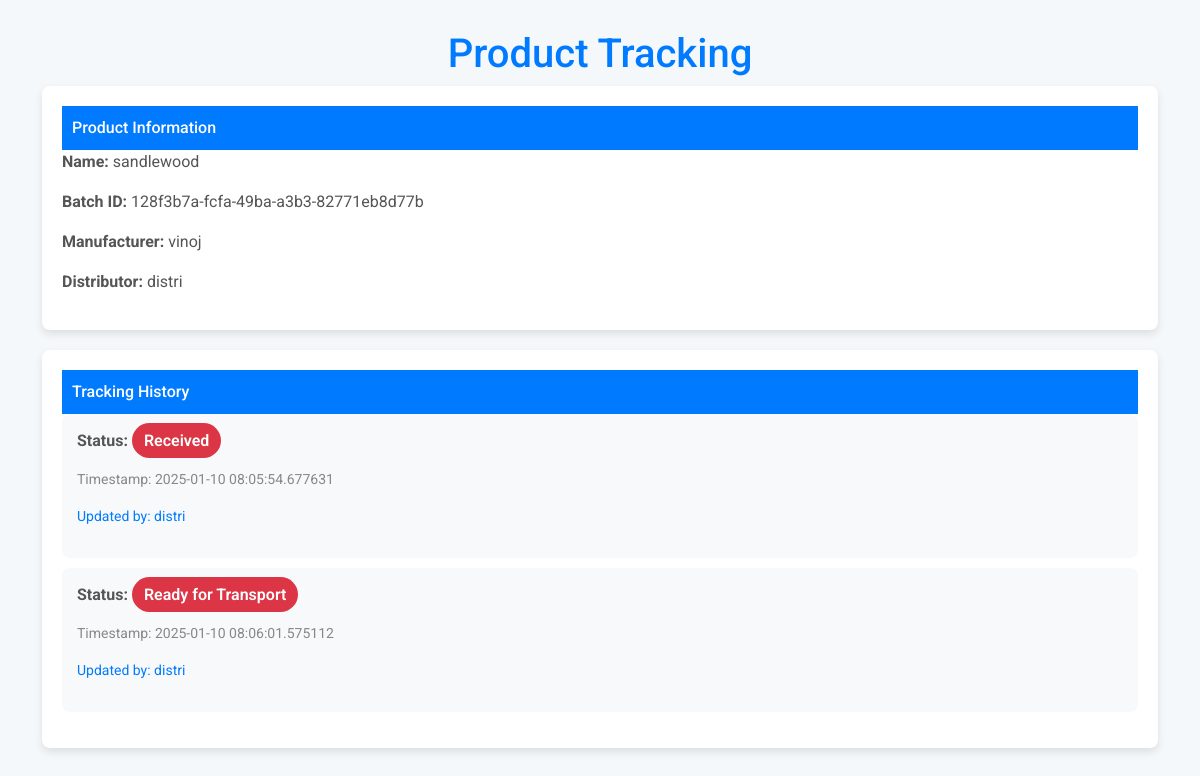
/track/128f3b7a-fcfa-49ba-a3b3-82771eb8d77b, run on the app's committed database.
### app.py (models this page shows)
class Product(db.Model):
    id = db.Column(db.Integer, primary_key=True)
    name = db.Column(db.String(100), nullable=False)
    batch_id = db.Column(db.String(50), unique=True, nullable=False)
    qr_code_path = db.Column(db.String(200), nullable=False)
    manufacturer_id = db.Column(db.Integer, db.ForeignKey('user.id'), nullable=False)
    created_at = db.Column(db.DateTime, default=datetime.utcnow)
    history = db.relationship('TrackingHistory', backref='product', lazy=True)

class User(db.Model, UserMixin):
    id = db.Column(db.Integer, primary_key=True)
    username = db.Column(db.String(80), unique=True, nullable=False)
    email = db.Column(db.String(120), unique=True, nullable=False)
    password = db.Column(db.String(200), nullable=False)
    role = db.Column(db.String(20), nullable=False)  # manufacturer, distributor, pharmacy

class TrackingHistory(db.Model):
    id = db.Column(db.Integer, primary_key=True)
    product_id = db.Column(db.Integer, db.ForeignKey('product.id'), nullable=False)
    status = db.Column(db.String(100), nullable=False)
    timestamp = db.Column(db.DateTime, default=datetime.utcnow)
    updated_by = db.Column(db.Integer, db.ForeignKey('user.id'))  # Admin who updated this

### app.py (the view)
@app.route('/track/<batch_id>')
def track_product(batch_id):
    product = Product.query.filter_by(batch_id=batch_id).first_or_404()
    manufacturer = User.query.get(product.manufacturer_id)
    distributor = User.query.filter_by(role='distributor').first()  # Assuming there's one distributor, adjust as needed
    history = TrackingHistory.query.filter_by(product_id=product.id).all()
    history_details = []
    for entry in history:
        updated_user = User.query.get(entry.updated_by)  # Retrieve the user (pharmacy or admin) who updated the status
        history_details.append({
            'status': entry.status,
            'timestamp': entry.timestamp,
            'updated_by': updated_user.username if updated_user else 'Unknown'
        })
    return render_template(
        'consumer.html',
        product=product,
        manufacturer=manufacturer,
        distributor=distributor,
        history=history_details
    )

### templates/consumer.html (shortened to what this page needs)
<!DOCTYPE html>
<html lang="en">
<head>
    <link href="https://cdn.jsdelivr.net/npm/bootstrap@5.3.0-alpha1/dist/css/bootstrap.min.css" rel="stylesheet">
</head>
<body>
    <div class="container">
        <h1>Product Tracking</h1>
        <div class="product-info">
            <div class="card-header">Product Information</div>
            <p><strong>Name:</strong> {{ product.name }}</p>
            <p><strong>Batch ID:</strong> {{ product.batch_id }}</p>
            <p><strong>Manufacturer:</strong> {{ manufacturer.username }}</p>
            <p><strong>Distributor:</strong> {{ distributor.username if distributor else 'Not assigned' }}</p>
        </div>
        <div class="tracking-history">
            <div class="card-header">Tracking History</div>
            <ul>
                {% for entry in history %}
                    <li>
                        <div>
                            <p class="status">Status: <span class="badge-status
                                {% if entry.status == 'Shipped' %}badge-success
                                {% elif entry.status == 'In Transit' %}badge-warning
                                {% else %}badge-danger{% endif %}">
                                {{ entry.status }}</span></p>
                            <p class="timestamp">Timestamp: {{ entry.timestamp }}</p>
                            <p class="updated-by">Updated by: {{ entry.updated_by }}</p>
                        </div>
                    </li>
                {% endfor %}
            </ul>
        </div>
    </div>
</body>
</html>

### templates/consumer.html (style rules this page uses)
body { font-family: 'Roboto', sans-serif; background-color: #f4f8fa; margin: 0; padding: 0; }
.container { margin-top: 30px; }
h1 { text-align: center; color: #007bff; }
.product-info, .tracking-history { background-color: white; box-shadow: 0 4px 8px rgba(0, 0, 0, 0.1); border-radius: 8px; padding: 20px; margin-bottom: 20px; }
.product-info p, .tracking-history p { font-size: 16px; color: #555; }
.badge-status { font-weight: 600; padding: 8px 12px; border-radius: 25px; }
.badge-danger { background-color: #dc3545; color: white; }
.tracking-history ul { list-style-type: none; padding: 0; }
.tracking-history li { background-color: #f8f9fa; border-radius: 8px; margin-bottom: 10px; padding: 15px; display: flex; justify-content: space-between; align-items: center; }
.tracking-history li .status { font-weight: bold; }
.tracking-history li .timestamp { font-size: 14px; color: #888; }
.tracking-history li .updated-by { font-size: 14px; color: #007bff; cursor: pointer; }
.card-header { font-weight: 500; background-color: #007bff; color: white; padding: 10px; border-radius: 5px 5px 0 0; }

### data on the page
Product: name "sandlewood", batch_id "128f3b7a-fcfa-49ba-a3b3-82771eb8d77b"
User: username "vinoj"
User: username "distri", updated_by "distri" "distri"
TrackingHistory: status "Received", timestamp "2025-01-10 08:05:54.677631"
TrackingHistory: status "Ready for Transport", timestamp "2025-01-10 08:06:01.575112"
